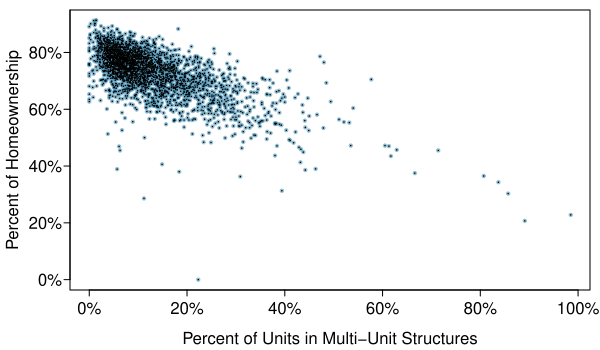

Write R code to recreate this figure.
library(openintro)
data(countyComplete)
cc  <- countyComplete
data(COL)# <- c('#550000AA','#88440055','#11447788','#884400AA','#114477CC')

w3  <- 1==0

if(w3){
  myPNG("MHP.png", 1200, 800, mar=c(3, 3.5, 0.5, 0.5), mgp=c(2.4, 0.5, 0), cex=2)
} else {
  myPDF("multiunitsVsOwnership.pdf", 6, 3.5, mar=c(3, 3.5, 0.5, 0.5), mgp=c(2.4, 0.4, 0))
}
pch <- 1
cex <- sqrt(cc$pop2010/1e6)
colPop <- fadeColor(ifelse(cex > 0.35, COL[4], COL[1]), substr(gray(0.6+cex*0.1),2,3))
colSm  <- colPop
cexF   <- 2
if(!w3){
  cex <- 0.7
  pch <- 20
  gp1 <- cex < 0.32
  colSm  <- COL[1,3]
  colPop <- COL[1,3]
  cexF   <- 1
}
plot(cc$housing_multi_unit[gp1], cc$home_ownership[gp1], pch=pch, col=colSm, xlab="", ylab="Percent of Homeownership", axes=FALSE, cex=ifelse(cex < 0.32, 0.32, cex)[gp1], xlim=range(cc$housing_multi_unit), ylim=range(cc$home_ownership))
at = seq(0, 100, 20)
axis(1, at, paste0(at, "%"))
axis(2, at, paste0(at, "%"))
box()
points(cc$housing_multi_unit[!gp1], cc$home_ownership[!gp1], pch=pch, col=colPop, xlab="", ylab="Percent of Homeownership", cex=ifelse(cex < 0.32, 0.32, cex)[!gp1])
points(cc$housing_multi_unit[!gp1], cc$home_ownership[!gp1], pch='.')
#points(cc$housing_multi_unit, cc$home_ownership, pch=".", cex=1)
#rug(county$poverty[county$fed_spend > 40], side=3)
mtext("Percent of Units in Multi-Unit Structures", 1, 1.9, cex=ifelse(w3, 2, 1))

if(w3){
  usr <- par("usr")
  szs <- c(0.1, 0.4, 2, 5)
  cex <- sqrt(szs) # *c(1.2, 1.1, 1, 1)
  szs <- format(szs)
  szs[1] <- paste("<", szs[1])
  text(102, 95-5, "Population Size", pos=2)
  colPop <- rgb(ifelse(cex > 0.35, 1, 0), 0.15*cex, 0.05*cex, 0.6+cex*0.1)
  for(i in 1:4){
    points(82, 89-5*i, cex=cex[i], col=colPop[i])
    txt <- paste(szs[i], "million")
    text(101, 89-5*i, txt, pos=2)
  }
  rect(78, 63, 120, 120)
  text(25, 10, "Counties with >100,000 people are colored red")
}

dev.off()
